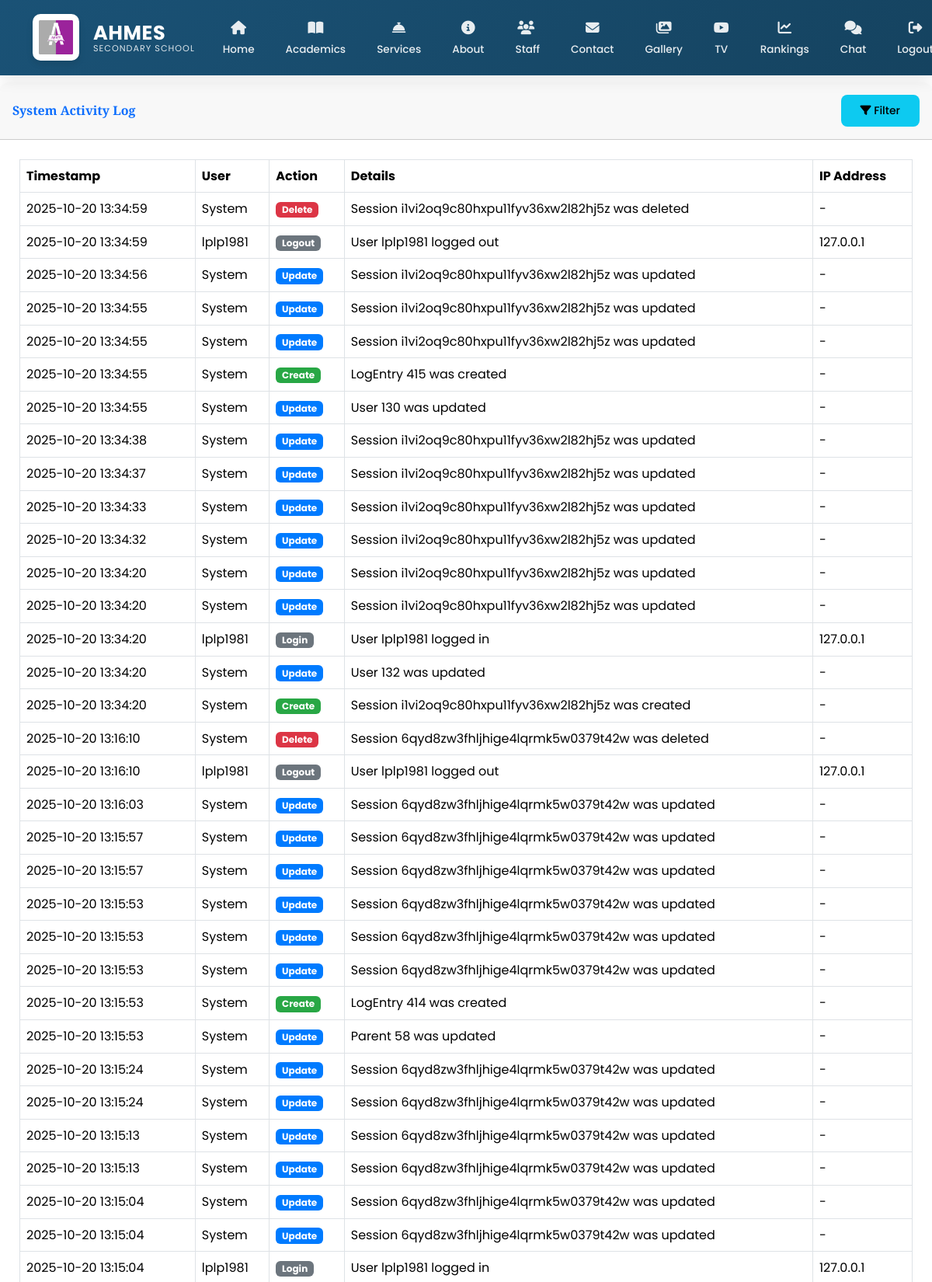
/ad/activity-log/ (signed in, upper part), run on the app's committed database.
### main/models.py (models this page shows, shortened)
class ActivityLog(models.Model):
    ACTION_CHOICES = [
        ('CREATE', 'Create'),
        ('UPDATE', 'Update'),
        ('DELETE', 'Delete'),
        ('LOGIN', 'Login'),
        ('LOGOUT', 'Logout'),
        ('LOGIN_FAILED', 'Login Failed'),
        ('PASSWORD_CHANGE', 'Password Change'),
    ]
    user = models.ForeignKey(User, on_delete=models.SET_NULL, null=True, blank=True)
    action = models.CharField(max_length=20, choices=ACTION_CHOICES)
    content_type = models.ForeignKey(ContentType, on_delete=models.SET_NULL, null=True, blank=True)
    object_id = models.CharField(max_length=50, null=True, blank=True)  # Changed to CharField
    content_object = GenericForeignKey('content_type', 'object_id')
    details = models.TextField(blank=True)
    ip_address = models.GenericIPAddressField(null=True, blank=True)
    user_agent = models.CharField(max_length=255, blank=True)
    timestamp = models.DateTimeField(auto_now_add=True)
    class Meta:
        ordering = ['-timestamp']
        verbose_name = 'Activity Log'
        verbose_name_plural = 'Activity Logs'

class User(AbstractUser):
    is_parent = models.BooleanField(default=False)
    is_admin = models.BooleanField(default=False)
    is_staff_member = models.BooleanField(default=False)
    is_student = models.BooleanField(default=False)
    last_activity = models.DateTimeField(null=True, blank=True)
    groups = models.ManyToManyField(
        Group,
        verbose_name=_('groups'),
        blank=True,
        help_text=_(
            'The groups this user belongs to. A user will get all permissions '
            'granted to each of their groups.'
        ),
        related_name="custom_user_set",
        related_query_name="user",
    )
    user_permissions = models.ManyToManyField(
        Permission,
        verbose_name=_('user permissions'),
        blank=True,
        help_text=_('Specific permissions for this user.'),
        related_name="custom_user_set",
        related_query_name="user",
    )
    class Meta:
        swappable = 'AUTH_USER_MODEL'
        db_table = 'auth_user'
    def __str__(self):
        return self.username

### main/views.py (the view)
# urls.py: path('ad/activity-log/', activity_log, name='activity_log'),
@login_required
@user_passes_test(lambda u: u.is_admin)
def activity_log(request):
    action = request.GET.get('action', '')
    user_id = request.GET.get('user', '')
    date_from = request.GET.get('date_from', '')
    date_to = request.GET.get('date_to', '')
    activities = ActivityLog.objects.all().select_related('user').order_by('-timestamp')
    if action:
        activities = activities.filter(action=action)
    if user_id:
        activities = activities.filter(user_id=user_id)
    if date_from:
        try:
            date_from_obj = datetime.strptime(date_from, '%Y-%m-%d').date()
            activities = activities.filter(timestamp__date__gte=date_from_obj)
        except ValueError:
            pass
    if date_to:
        try:
            date_to_obj = datetime.strptime(date_to, '%Y-%m-%d').date()
            activities = activities.filter(timestamp__date__lte=date_to_obj)
        except ValueError:
            pass
    paginator = Paginator(activities, 50)
    page_number = request.GET.get('page')
    page_obj = paginator.get_page(page_number)
    users = User.objects.filter(activitylog__isnull=False).distinct()
    filtered_user = None
    if user_id:
        try:
            filtered_user = User.objects.get(id=user_id)
        except User.DoesNotExist:
            pass
    context = {
        'page_obj': page_obj,
        'actions': ActivityLog.ACTION_CHOICES,
        'users': users,
        'selected_action': action,
        'selected_user': user_id,
        'filtered_user': filtered_user,  # Add this
        'date_from': date_from,
        'date_to': date_to,
    }
    return render(request, 'main/activity_log.html', context)

### main/context_processors.py (called while the page is built)
def admin_counts(request):
    if request.user.is_authenticated and request.user.is_admin:
        return {
            'pending_comments': Comment.objects.filter(is_approved=False).count(),
            'gallery_count': Gallery.objects.count(),
        }
    return {}

def unread_messages_count(request):
    if request.user.is_authenticated:
        count = Message.objects.filter(
            conversation__participants=request.user,
            is_read=False
        ).exclude(
            sender=request.user
        ).count()
        print(f"DEBUG: Unread messages count for {request.user}: {count}")  # Debug output
        return {'unread_messages_count': count}
    return {}

### main/templates/main/activity_log.html (shortened to what this page needs)
{% extends 'main/base.html' %}
{% load static %}
{% block content %}
    <link href="https://cdn.jsdelivr.net/npm/select2@4.1.0-rc.0/dist/css/select2.min.css" rel="stylesheet" />
<div class="card shadow mb-4">
    <div class="card-header py-3 d-flex justify-content-between align-items-center">
        <h6 class="m-0 font-weight-bold text-primary">System Activity Log</h6>
        <div>
            <button class="btn btn-sm btn-info" data-toggle="modal" data-target="#filterModal">
                <i class="fas fa-filter"></i> Filter
            </button>
        </div>
    </div>
    <div class="card-body">
        <div class="table-responsive">
            <table class="table table-bordered table-hover" width="100%" cellspacing="0">
                <thead class="thead-dark">
                    <tr>
                        <th>Timestamp</th>
                        <th>User</th>
                        <th>Action</th>
                        <th>Details</th>
                        <th>IP Address</th>
                    </tr>
                </thead>
                <tbody>
                    {% for activity in page_obj %}
                    <tr>
                        <td>{{ activity.timestamp|date:"Y-m-d H:i:s" }}</td>
                        <td>
                            {% if activity.user %}
                                {{ activity.user.username }}
                            {% else %}
                                System
                            {% endif %}
                        </td>
                        <td>
                            <span class="badge
                                {% if activity.action == 'CREATE' %}bg-success
                                {% elif activity.action == 'UPDATE' %}bg-primary
                                {% elif activity.action == 'DELETE' %}bg-danger
                                {% else %}bg-secondary{% endif %} text-white">
                                {{ activity.get_action_display }}
                            </span>
                        </td>
                        <td>{{ activity.details }}</td>
                        <td>{{ activity.ip_address|default:"-" }}</td>
                    </tr>
                    {% empty %}
                    <tr>
                        <td colspan="5" class="text-center">No activities found matching your filters</td>
                    </tr>
                    {% endfor %}
                </tbody>
            </table>
        </div>
    </div>
</div>
{% endblock %}

### main/templates/main/activity_log.html (style rules this page uses)
.bg-success { background-color: #28a745 !important; }
.bg-primary { background-color: #007bff !important; }
.bg-danger { background-color: #dc3545 !important; }
.bg-secondary { background-color: #6c757d !important; }
.text-white { color: white !important; }

### data on the page
ActivityLog: timestamp "2025-10-20 13:34:59", shows "System", action "Delete", details "Session i1vi2oq9c80hxpu11fyv36xw2l82hj5z was deleted", ip_address "-"
ActivityLog: timestamp "2025-10-20 13:34:59", user.username "lplp1981", action "Logout", details "User lplp1981 logged out", ip_address "127.0.0.1"
ActivityLog: timestamp "2025-10-20 13:34:56", shows "System", action "Update", details "Session i1vi2oq9c80hxpu11fyv36xw2l82hj5z was updated", ip_address "-"
ActivityLog: timestamp "2025-10-20 13:34:55", shows "System", action "Update", details "Session i1vi2oq9c80hxpu11fyv36xw2l82hj5z was updated", ip_address "-"
ActivityLog: timestamp "2025-10-20 13:34:55", shows "System", action "Update", details "Session i1vi2oq9c80hxpu11fyv36xw2l82hj5z was updated", ip_address "-"
ActivityLog: timestamp "2025-10-20 13:34:55", shows "System", action "Create", details "LogEntry 415 was created", ip_address "-"
ActivityLog: timestamp "2025-10-20 13:34:55", shows "System", action "Update", details "User 130 was updated", ip_address "-"
ActivityLog: timestamp "2025-10-20 13:34:38", shows "System", action "Update", details "Session i1vi2oq9c80hxpu11fyv36xw2l82hj5z was updated", ip_address "-"
ActivityLog: timestamp "2025-10-20 13:34:37", shows "System", action "Update", details "Session i1vi2oq9c80hxpu11fyv36xw2l82hj5z was updated", ip_address "-"
ActivityLog: timestamp "2025-10-20 13:34:33", shows "System", action "Update", details "Session i1vi2oq9c80hxpu11fyv36xw2l82hj5z was updated", ip_address "-"
ActivityLog: timestamp "2025-10-20 13:34:32", shows "System", action "Update", details "Session i1vi2oq9c80hxpu11fyv36xw2l82hj5z was updated", ip_address "-"
ActivityLog: timestamp "2025-10-20 13:34:20", shows "System", action "Update", details "Session i1vi2oq9c80hxpu11fyv36xw2l82hj5z was updated", ip_address "-"
ActivityLog: timestamp "2025-10-20 13:34:20", shows "System", action "Update", details "Session i1vi2oq9c80hxpu11fyv36xw2l82hj5z was updated", ip_address "-"
ActivityLog: timestamp "2025-10-20 13:34:20", user.username "lplp1981", action "Login", details "User lplp1981 logged in", ip_address "127.0.0.1"
ActivityLog: timestamp "2025-10-20 13:34:20", shows "System", action "Update", details "User 132 was updated", ip_address "-"
ActivityLog: timestamp "2025-10-20 13:34:20", shows "System", action "Create", details "Session i1vi2oq9c80hxpu11fyv36xw2l82hj5z was created", ip_address "-"
ActivityLog: timestamp "2025-10-20 13:16:10", shows "System", action "Delete", details "Session 6qyd8zw3fhljhige4lqrmk5w0379t42w was deleted", ip_address "-"
ActivityLog: timestamp "2025-10-20 13:16:10", user.username "lplp1981", action "Logout", details "User lplp1981 logged out", ip_address "127.0.0.1"
ActivityLog: timestamp "2025-10-20 13:16:03", shows "System", action "Update", details "Session 6qyd8zw3fhljhige4lqrmk5w0379t42w was updated", ip_address "-"
ActivityLog: timestamp "2025-10-20 13:15:57", shows "System", action "Update", details "Session 6qyd8zw3fhljhige4lqrmk5w0379t42w was updated", ip_address "-"
ActivityLog: timestamp "2025-10-20 13:15:57", shows "System", action "Update", details "Session 6qyd8zw3fhljhige4lqrmk5w0379t42w was updated", ip_address "-"
ActivityLog: timestamp "2025-10-20 13:15:53", shows "System", action "Update", details "Session 6qyd8zw3fhljhige4lqrmk5w0379t42w was updated", ip_address "-"
ActivityLog: timestamp "2025-10-20 13:15:53", shows "System", action "Update", details "Session 6qyd8zw3fhljhige4lqrmk5w0379t42w was updated", ip_address "-"
ActivityLog: timestamp "2025-10-20 13:15:53", shows "System", action "Update", details "Session 6qyd8zw3fhljhige4lqrmk5w0379t42w was updated", ip_address "-"
ActivityLog: timestamp "2025-10-20 13:15:53", shows "System", action "Create", details "LogEntry 414 was created", ip_address "-"
ActivityLog: timestamp "2025-10-20 13:15:53", shows "System", action "Update", details "Parent 58 was updated", ip_address "-"
ActivityLog: timestamp "2025-10-20 13:15:24", shows "System", action "Update", details "Session 6qyd8zw3fhljhige4lqrmk5w0379t42w was updated", ip_address "-"
ActivityLog: timestamp "2025-10-20 13:15:24", shows "System", action "Update", details "Session 6qyd8zw3fhljhige4lqrmk5w0379t42w was updated", ip_address "-"
ActivityLog: timestamp "2025-10-20 13:15:13", shows "System", action "Update", details "Session 6qyd8zw3fhljhige4lqrmk5w0379t42w was updated", ip_address "-"
ActivityLog: timestamp "2025-10-20 13:15:13", shows "System", action "Update", details "Session 6qyd8zw3fhljhige4lqrmk5w0379t42w was updated", ip_address "-"
ActivityLog: timestamp "2025-10-20 13:15:04", shows "System", action "Update", details "Session 6qyd8zw3fhljhige4lqrmk5w0379t42w was updated", ip_address "-"
ActivityLog: timestamp "2025-10-20 13:15:04", shows "System", action "Update", details "Session 6qyd8zw3fhljhige4lqrmk5w0379t42w was updated", ip_address "-"
ActivityLog: timestamp "2025-10-20 13:15:04", user.username "lplp1981", action "Login", details "User lplp1981 logged in", ip_address "127.0.0.1"
